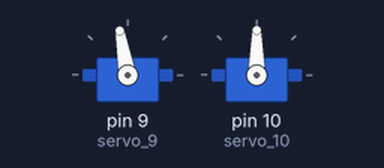
The sketch below on a simulated Arduino Uno, built with avr-gcc and run on an emulated ATmega328P. On the bench: 2 × servo.

Above: at 0.1 s.
Timing chart, 0 to 2.5 s (numbered marks = the images above):
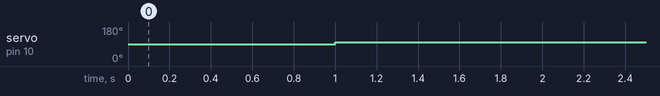

Measured:
- by itself, servo on pin 10 (servo_10): 90° → 100° at 1.0 s

The sketch:

_____2.ino
```cpp
#include <Servo.h>

Servo servo_9;

Servo servo_10;

void setup()
{
  servo_9.attach(9);

  servo_10.attach(10);

}

void loop()
{
  servo_9.write(100);
  delay(1000);
  servo_9.write(150);
  servo_9.write(100);
  servo_10.write(100);
  delay(1000);
  servo_10.write(150);
  servo_10.write(100);
}
```
